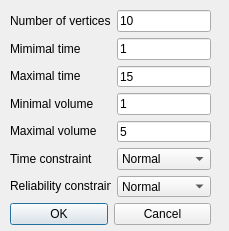
<ui version="4.0" >
 <class>RandomSystemDialog</class>
 <widget class="QDialog" name="RandomSystemDialog" >
  <property name="geometry" >
   <rect>
    <x>0</x>
    <y>0</y>
    <width>229</width>
    <height>231</height>
   </rect>
  </property>
  <property name="windowTitle" >
   <string>Create Random System</string>
  </property>
  <property name="locale" >
   <locale country="UnitedStates" language="English" />
  </property>
  <widget class="QWidget" name="verticalLayoutWidget" >
   <property name="geometry" >
    <rect>
     <x>10</x>
     <y>10</y>
     <width>201</width>
     <height>215</height>
    </rect>
   </property>
   <layout class="QVBoxLayout" name="verticalLayout" >
    <property name="sizeConstraint" >
     <enum>QLayout::SetNoConstraint</enum>
    </property>
    <item>
     <layout class="QHBoxLayout" name="horizontalLayout_2" >
      <property name="sizeConstraint" >
       <enum>QLayout::SetNoConstraint</enum>
      </property>
      <item>
       <layout class="QVBoxLayout" name="verticalLayout_3" >
        <item>
         <widget class="QLabel" name="label" >
          <property name="text" >
           <string>Number of vertices</string>
          </property>
         </widget>
        </item>
        <item>
         <widget class="QLabel" name="label_3" >
          <property name="text" >
           <string>Mimimal time</string>
          </property>
         </widget>
        </item>
        <item>
         <widget class="QLabel" name="label_2" >
          <property name="text" >
           <string>Maximal time</string>
          </property>
         </widget>
        </item>
        <item>
         <widget class="QLabel" name="label_5" >
          <property name="text" >
           <string>Minimal volume</string>
          </property>
         </widget>
        </item>
        <item>
         <widget class="QLabel" name="label_4" >
          <property name="text" >
           <string>Maximal volume</string>
          </property>
         </widget>
        </item>
        <item>
         <widget class="QLabel" name="label_6" >
          <property name="text" >
           <string>Time constraint</string>
          </property>
         </widget>
        </item>
        <item>
         <widget class="QLabel" name="label_7" >
          <property name="text" >
           <string>Reliability constraint</string>
          </property>
         </widget>
        </item>
       </layout>
      </item>
      <item>
       <layout class="QVBoxLayout" name="verticalLayout_2" >
        <item>
         <widget class="QLineEdit" name="n" >
          <property name="text" >
           <string>10</string>
          </property>
         </widget>
        </item>
        <item>
         <widget class="QLineEdit" name="t1" >
          <property name="text" >
           <string>1</string>
          </property>
         </widget>
        </item>
        <item>
         <widget class="QLineEdit" name="t2" >
          <property name="text" >
           <string>15</string>
          </property>
         </widget>
        </item>
        <item>
         <widget class="QLineEdit" name="v1" >
          <property name="text" >
           <string>1</string>
          </property>
         </widget>
        </item>
        <item>
         <widget class="QLineEdit" name="v2" >
          <property name="text" >
           <string>5</string>
          </property>
         </widget>
        </item>
        <item>
         <widget class="QComboBox" name="tdir" >
          <property name="currentIndex" >
           <number>2</number>
          </property>
          <item>
           <property name="text" >
            <string>Impossible</string>
           </property>
          </item>
          <item>
           <property name="text" >
            <string>Strict</string>
           </property>
          </item>
          <item>
           <property name="text" >
            <string>Normal</string>
           </property>
          </item>
          <item>
           <property name="text" >
            <string>Nonexisting</string>
           </property>
          </item>
         </widget>
        </item>
        <item>
         <widget class="QComboBox" name="rdir" >
          <property name="currentIndex" >
           <number>2</number>
          </property>
          <item>
           <property name="text" >
            <string>Impossible</string>
           </property>
          </item>
          <item>
           <property name="text" >
            <string>Strict</string>
           </property>
          </item>
          <item>
           <property name="text" >
            <string>Normal</string>
           </property>
          </item>
          <item>
           <property name="text" >
            <string>Nonexisting</string>
           </property>
          </item>
         </widget>
        </item>
       </layout>
      </item>
     </layout>
    </item>
    <item>
     <layout class="QHBoxLayout" name="horizontalLayout" >
      <item>
       <widget class="QPushButton" name="OK" >
        <property name="text" >
         <string>OK</string>
        </property>
       </widget>
      </item>
      <item>
       <widget class="QPushButton" name="Cancel" >
        <property name="text" >
         <string>Cancel</string>
        </property>
       </widget>
      </item>
     </layout>
    </item>
   </layout>
  </widget>
 </widget>
 <resources/>
 <connections>
  <connection>
   <sender>OK</sender>
   <signal>clicked()</signal>
   <receiver>RandomSystemDialog</receiver>
   <slot>accept()</slot>
   <hints>
    <hint type="sourcelabel" >
     <x>102</x>
     <y>240</y>
    </hint>
    <hint type="destinationlabel" >
     <x>199</x>
     <y>149</y>
    </hint>
   </hints>
  </connection>
  <connection>
   <sender>Cancel</sender>
   <signal>clicked()</signal>
   <receiver>RandomSystemDialog</receiver>
   <slot>reject()</slot>
   <hints>
    <hint type="sourcelabel" >
     <x>288</x>
     <y>240</y>
    </hint>
    <hint type="destinationlabel" >
     <x>199</x>
     <y>149</y>
    </hint>
   </hints>
  </connection>
 </connections>
 <slots>
  <slot>LoadSystem()</slot>
  <slot>LoadConfig()</slot>
 </slots>
</ui>
